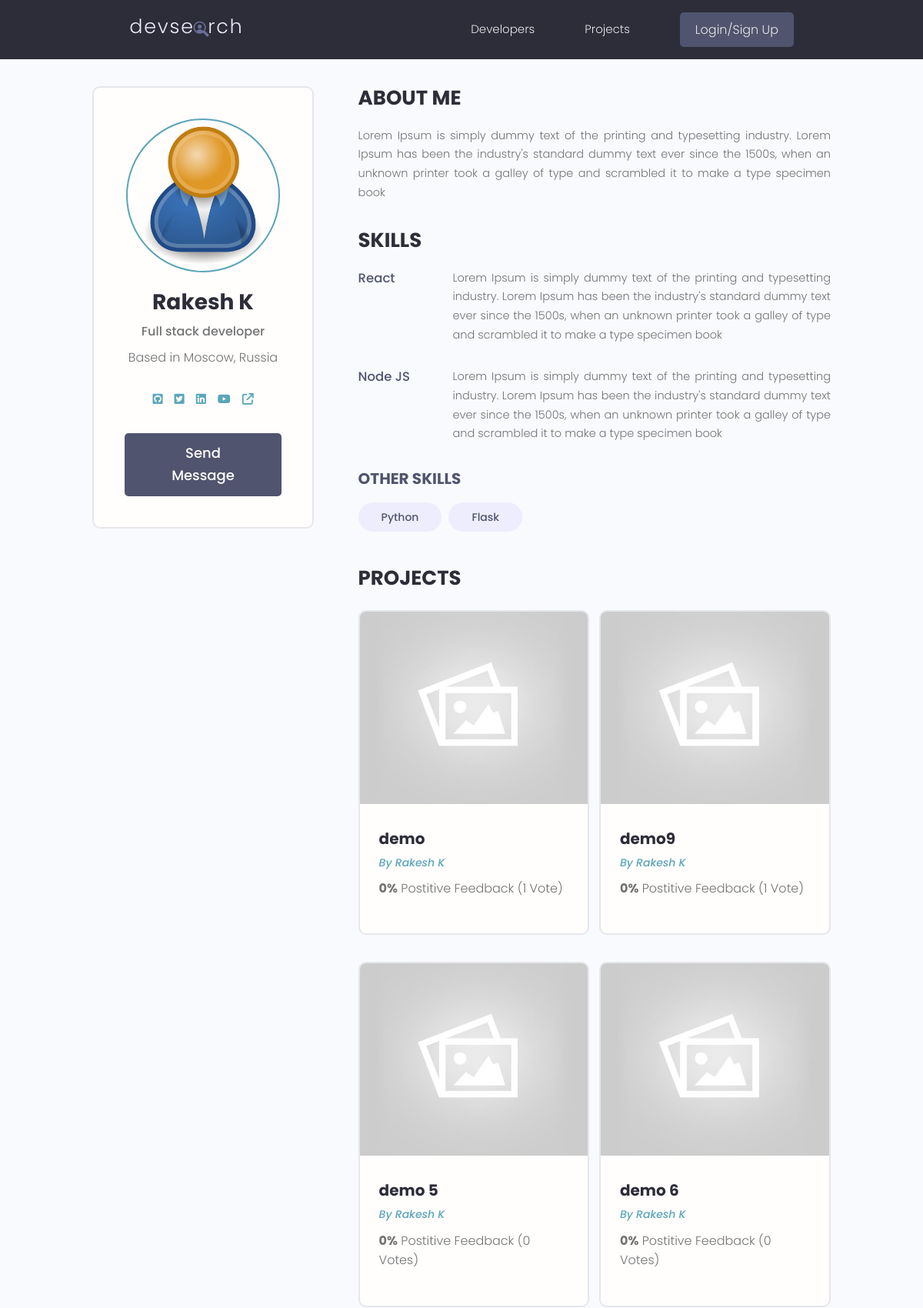
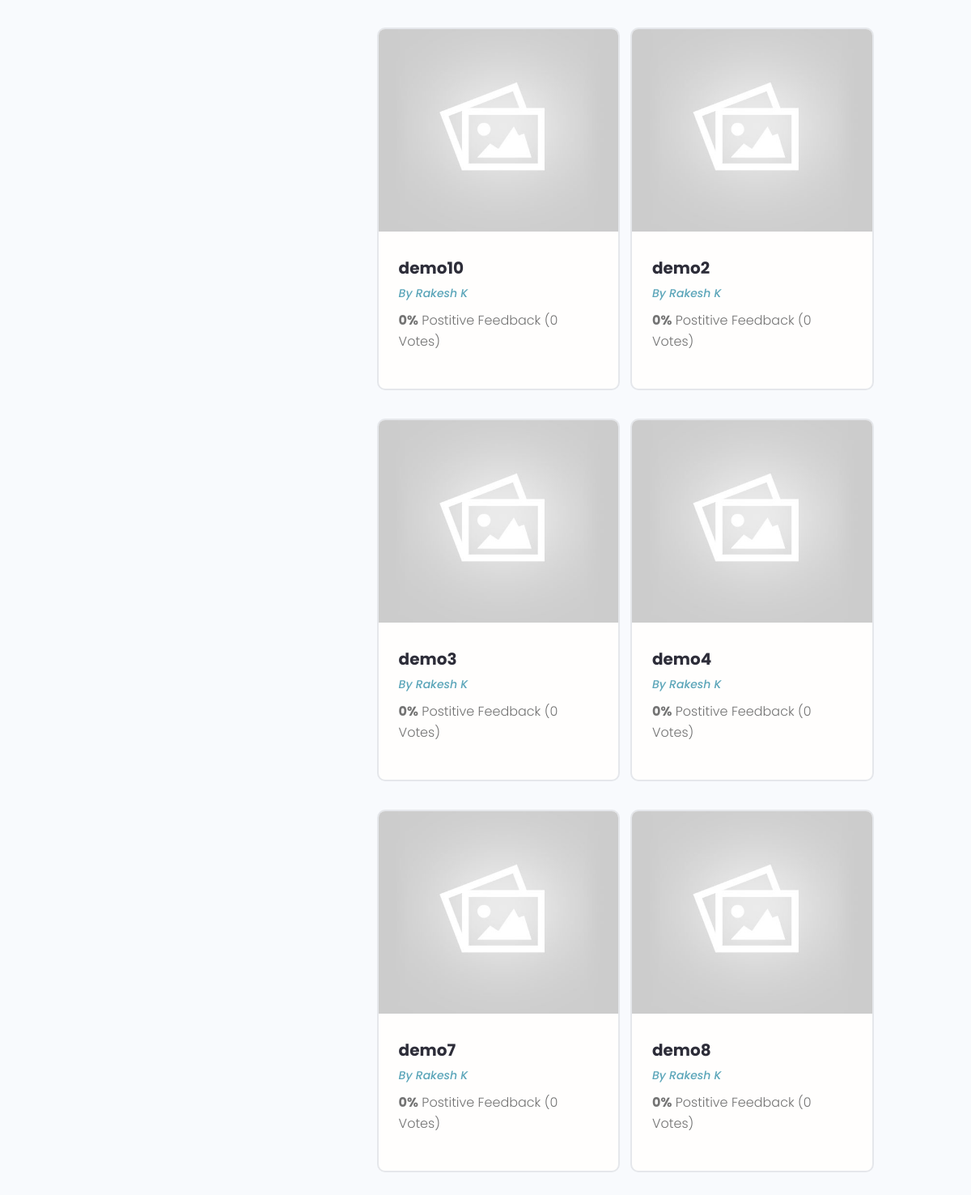
Screenshot of /profile/b13cee12bb3f4e108dfdcdeffc0eae6c/ with the database file from the repository (2 pictures, top to bottom).
### users/models.py (models this page shows, shortened)
class Profile(models.Model):
    user = models.OneToOneField(
        User, on_delete=models.CASCADE, null=True, blank=True)
    name = models.CharField(max_length=200, blank=True, null=True)
    email = models.EmailField(max_length=500, blank=True, null=True)
    username = models.CharField(max_length=200, blank=True, null=True)
    location = models.CharField(max_length=200, blank=True, null=True)
    short_intro = models.CharField(max_length=200, blank=True, null=True)
    bio = models.TextField(blank=True, null=True)
    profile_image = models.ImageField(
        null=True, blank=True, upload_to='profiles/', default='profiles/user-default.png')
    social_github = models.CharField(max_length=200, blank=True, null=True)
    social_twitter = models.CharField(max_length=200, blank=True, null=True)
    social_linkedin = models.CharField(max_length=200, blank=True, null=True)
    social_youtube = models.CharField(max_length=200, blank=True, null=True)
    social_website = models.CharField(max_length=200, blank=True, null=True)
    created = models.DateTimeField(auto_now_add=True)
    id = models.UUIDField(default=uuid.uuid4, unique=True,
                          primary_key=True, editable=False)
    class Meta:
        ordering = ['created']
    @property
    def imageUrl(self):
        try:
            url = self.profile_image.url
        except:
            url = ""
        return url

class Skill(models.Model):
    owner = models.ForeignKey(
        Profile, on_delete=models.CASCADE, null=True, blank=True)
    name = models.CharField(max_length=200, blank=True, null=True)
    description = models.TextField(null=True, blank=True)
    created = models.DateTimeField(auto_now_add=True)
    id = models.UUIDField(default=uuid.uuid4, unique=True,
                          primary_key=True, editable=False)

### projects/models.py (models this page shows, shortened)
class Project(models.Model):
    owner = models.ForeignKey(
        Profile, null=True, blank=True, on_delete=models.CASCADE)
    title = models.CharField(max_length=200)
    description = models.TextField(null=True, blank=True)
    featured_image = models.ImageField(
        null=True, blank=True, default='default.jpg')
    demo_link = models.CharField(max_length=2000, null=True, blank=True)
    source_link = models.CharField(max_length=2000, null=True, blank=True)
    tags = models.ManyToManyField('Tag', blank=True)
    vote_total = models.IntegerField(default=0, null=True, blank=True)
    vote_ratio = models.IntegerField(default=0, null=True, blank=True)
    created = models.DateTimeField(auto_now_add=True)
    id = models.UUIDField(default=uuid.uuid4, unique=True,
                          primary_key=True, editable=False)
    class Meta:
        ordering = ['-vote_ratio', '-vote_total', 'title']
    @property
    def imageUrl(self):
        try:
            url = self.featured_image.url
        except:
            url = ""
        return url

### users/views.py (the view)
# urls.py: path('profile/<str:pk>/', views.userProfile, name='user-profile'),
def userProfile(request, pk):
    profile = Profile.objects.get(id=pk)
    topSkills = profile.skill_set.exclude(description__exact="")
    otherSkills = profile.skill_set.filter(description="")
    context = {'profile': profile, 'topSkills': topSkills,
               'otherSkills': otherSkills}
    return render(request, 'users/user-profile.html', context)

### users/templates/users/user-profile.html (shortened to what this page needs)
{% extends 'main.html' %}
{% block content %}
  <main class="profile my-md">
    <div class="container">
      <div class="layout">
        <div class="column column--1of3">
          <div class="card text-center">
            <div class="card__body dev">
              <img class="avatar avatar--xl" src="{{ profile.imageUrl }}" />
              <h2 class="dev__name">{{ profile.name }}</h2>
              <p class="dev__title">{{ profile.short_intro }}</p>
              <p class="dev__location">Based in {{ profile.location }}</p>
              <ul class="dev__social">
                {% if profile.social_github %}
                <li>
                  <a title="Github" href="{{ profile.social_github }}" target="_blank"><i class="fa-brands fa-square-github"></i></a>
                </li>
                {% endif %}
                {% if profile.social_twitter %}
                <li>
                  <a title="Twitter" href="{{ profile.social_twitter }}" target="_blank"><i class="fa-brands fa-square-twitter"></i></a>
                </li>
                {% endif %}
                {% if profile.social_linkedin %}
                <li>
                  <a title="LinkedIn" href="{{ profile.social_linkedin }}" target="_blank"><i class="fa-brands fa-linkedin"></i></a>
                </li>
                {% endif %}
                {% if profile.social_youtube %}
                <li>
                  <a title="Youtube" href="{{ profile.social_youtube }}" target="_blank"><i class="fa-brands fa-youtube"></i></a>
                </li>
                {% endif %}
                {% if profile.social_website %}
                <li>
                  <a title="Personal Website" href="{{ profile.social_website }}" target="_blank"><i class="fa-solid fa-arrow-up-right-from-square"></i></a>
                </li>
                {% endif %}
              </ul>
              {% if request.user.profile.id != profile.id %}
                <a href="{% url 'create-message' profile.id %}" class="btn btn--sub btn--lg">Send Message</a>
              {% endif %}
            </div>
          </div>
        </div>
        <div class="column column--2of3">
          <div class="devInfo">
            <h3 class="devInfo__title">About Me</h3>
            <p class="devInfo__about">
            {{profile.bio}}
            </p>
          </div>
          <div class="devInfo">
            <h3 class="devInfo__title">Skills</h3>
            <div class="devInfo__skills">
              {% for skill in topSkills %}
              <div class="devSkill">
                <h4 class="devSkill__title">{{ skill.name }}</h4>
                <p class="devSkill__info">{{ skill.description }}</p>
              </div>
              {% endfor %}
              <h3 class="devInfo__subtitle">Other Skills</h3>
              <div class="devInfo__otherSkills">
                {% for skill in otherSkills %}
                <span class="tag tag--pill tag--sub tag--lg">
                  <small>{{ skill.name }}</small>
                </span>
                {% endfor %}
              </div>
            </div>
          </div>
          <div class="devInfo">
            <h3 class="devInfo__title">Projects</h3>
            <div class="grid grid--two">
              {% for project in profile.project_set.all %}
                <div class="column">
                  <div class="card project">
                    <a href="{% url 'project' project.id %}" class="project">
                      <img class="project__thumbnail" src="{{ project.imageUrl }}" alt="project thumbnail" />
                      <div class="card__body">
                        <h3 class="project__title">{{ project.title }}</h3>
                        <p><a class="project__author" href="{% url 'user-profile' project.owner.id %}">By {{ project.owner.name }}</a></p>
                        <p class="project--rating">
                          <span style="font-weight: bold;">{{ project.vote_ratio }}%</span> Postitive
                          Feedback ({{project.vote_total}} Vote{{project.vote_total|pluralize:"s"}})
                        </p>
                      </div>
                    </a>
                  </div>
                </div>
              {% endfor %}
            </div>
          </div>
        </div>
      </div>
    </div>
  </main>
{% endblock content %}

### static/styles/app.css (style rules this page uses)
:root { --color-sub: #2d2d39; }
.btn--sub { background-color: var(--color-sub-light); }
.card { border: 2px solid var(--color-light); }
img { width: 100%; }
.profile .card > .dev { padding: 4rem; }
.dev__name { color: var(--color-sub); font-size: 2.8rem; font-weight: 700; margin-top: 1rem; margin-bottom: 0.5rem; }
.dev__title { font-size: 1.6rem; font-weight: 500; line-height: 1.3; }
.dev__location { margin-top: 1rem; }
.dev__social { margin: 3rem 0; list-style: none; display: flex; justify-content: center; gap: 1.5rem; }
.devInfo { margin-bottom: 3rem; }
.devInfo__title, .devInfo__subtitle { font-size: 2.6rem; color: var(--color-sub); text-transform: uppercase; font-weight: 700; margin-bottom: 1.5rem; }
.devInfo__subtitle { font-size: 2rem; color: var(--color-sub-light); }
.devInfo__about, .devSkill__info { font-size: 1.45rem; line-height: 1.7; text-align: justify; }
.devSkill { margin-bottom: 3rem; }
.devSkill__title { font-size: 1.65rem; font-weight: 500; color: var(--color-sub-light); }
@media screen and (min-width: 700px) { .devSkill { display: flex; justify-content: space-between; gap: 3rem; } }
@media screen and (min-width: 700px) { .devSkill__info { flex-basis: 80%; } }
.project__author { font-size: 1.4rem; font-style: italic; }
.project--rating { margin-bottom: 1.6em; margin-top: 0.5em; }
.project__thumbnail { height: 25rem; object-fit: cover; object-position: top center; }
.project__title { font-size: 2rem; font-weight: 700; color: var(--color-sub); }

### static/uikit/styles/modules/_variables.css (style rules this page uses)
:root { --color-main: #5aa5b9; --color-main-light: #e6faff; --color-sub: #3f4156; --color-sub-light: #51546e; --color-sub-lighter: #ededfd; --color-text: #737373; --color-gray: #8b8b8b; --color-light: #e5e7eb; --color-light-gray: #767676; --color-bg: #f8fafd; --color-white: #fffefd; --color-white-light: #f3f3f3; --color-success: #359e64; --color-success-bg: #def8e8; --color-error: #fc4b0b; --color-error-bg: #fff2ee; --font-base: 'Poppins', arial, helvetica, 'Segoe UI', roboto, ubuntu, sans-serif; --font-monospace: 'Fira Code', 'Courier New', courier, monospace; --font-regular: 300; --font-medium: 500; --font-bold: 700; --generic-shadow: 1px 1px 5px #00000010; --generic-transition: all 0.3s ease-in-out; }

### static/uikit/styles/modules/_base.css (style rules this page uses)
* { margin: 0; padding: 0; box-sizing: border-box; text-rendering: optimizeLegibility; color: inherit; font-size: inherit; }
html { font-size: 50%; }
@media only screen and (min-width: 480px) { html { font-size: 56.25%; } }
@media only screen and (min-width: 1200px) { html { font-size: 62.5%; } }
body { line-height: 1.6; font-weight: 400; font-size: 1.5rem; color: var(--color-text); background-color: var(--color-bg); min-height: 100vh; }

### static/uikit/styles/modules/_typography.css (style rules this page uses)
* { font-family: var(--font-base); }
h2 { font-size: 3.6rem; font-weight: var(--font-bold); }
h3 { font-size: 3.2rem; font-weight: var(--font-medium); }
h4 { font-size: 2.8rem; font-weight: var(--font-medium); }
p, span, strong { font-size: 1.6rem; color: var(--color-text); font-weight: var(--font-regular); }
a { padding-bottom: 2px; text-decoration: none; display: inline-block; color: var(--color-main); font-weight: var(--font-medium); }

### static/uikit/styles/modules/_utilities.css (style rules this page uses)
.container { width: 92%; max-width: 165rem; margin: 0 auto; box-sizing: border-box; }
@media screen and (min-width: 1000px) { .container { width: 90%; } }
@media screen and (min-width: 1200px) { .container { width: 80%; } }
.text-center { text-align: center; }
.my-md { margin: 3rem auto; }

### static/uikit/styles/modules/_avatar.css (style rules this page uses)
.avatar { border-radius: 50%; border: 2px solid var(--color-main); object-fit: cover; }
.avatar--xl { height: 20rem; width: 20rem; }

### static/uikit/styles/modules/_button.css (style rules this page uses)
.btn { display: inline-block; position: relative; cursor: pointer; background-color: var(--color-light); font-weight: var(--font-medium); color: var(--color-sub); text-decoration: none; padding: 1rem 2rem; border-radius: 0.5rem; border: none; width: -webkit-fit-content; width: -moz-fit-content; width: fit-content; height: -webkit-fit-content; height: -moz-fit-content; height: fit-content; font-size: 1.6rem; outline-width: 0; outline-color: transparent; -webkit-backface-visibility: hidden; backface-visibility: hidden; transition: all 0.3s ease-in-out; }
.btn--sub { background-color: var(--color-sub); color: var(--color-white); }
.btn--lg { font-size: 1.8rem; padding: 1.2rem 4.5rem; }

### static/uikit/styles/modules/_card.css (style rules this page uses)
.card { border-radius: 1rem; background-color: var(--color-white); border: 1.5px solid var(--color-light); width: auto; height: auto; margin-top: 0.5rem; margin-bottom: 0.5rem; overflow: hidden; }
.card__body, .card__header { padding: 2rem 2.5rem; }

### rows the page displays
Profile: imageUrl (placeholder picture), name "Rakesh K", short_intro "Full stack developer", location "Moscow, Russia", bio "Lorem Ipsum is simply dummy text of the printing and typesetting industry. Lorem Ipsum has been the industry's standard dummy text ever since the 1500s, when an unknown printer took a galley of type and scrambled it to make a type specimen book"
Skill: name "React", description "Lorem Ipsum is simply dummy text of the printing and typesetting industry. Lorem Ipsum has been the industry's standard dummy text ever since the 1500s, when an unknown printer took a galley of type and scrambled it to make a type specimen book"
Skill: name "Node JS", description "Lorem Ipsum is simply dummy text of the printing and typesetting industry. Lorem Ipsum has been the industry's standard dummy text ever since the 1500s, when an unknown printer took a galley of type and scrambled it to make a type specimen book"
Skill: name "Python"
Skill: name "Flask"
Project: imageUrl (placeholder picture), title "demo", owner.name "Rakesh K", vote_ratio "0", vote_total "1"
Project: imageUrl (placeholder picture), title "demo9", owner.name "Rakesh K", vote_ratio "0", vote_total "1"
Project: imageUrl (placeholder picture), title "demo 5", owner.name "Rakesh K", vote_ratio "0", vote_total "0"
Project: imageUrl (placeholder picture), title "demo 6", owner.name "Rakesh K", vote_ratio "0", vote_total "0"
Project: imageUrl (placeholder picture), title "demo10", owner.name "Rakesh K", vote_ratio "0", vote_total "0"
Project: imageUrl (placeholder picture), title "demo2", owner.name "Rakesh K", vote_ratio "0", vote_total "0"
Project: imageUrl (placeholder picture), title "demo3", owner.name "Rakesh K", vote_ratio "0", vote_total "0"
Project: imageUrl (placeholder picture), title "demo4", owner.name "Rakesh K", vote_ratio "0", vote_total "0"
Project: imageUrl (placeholder picture), title "demo7", owner.name "Rakesh K", vote_ratio "0", vote_total "0"
Project: imageUrl (placeholder picture), title "demo8", owner.name "Rakesh K", vote_ratio "0", vote_total "0"
